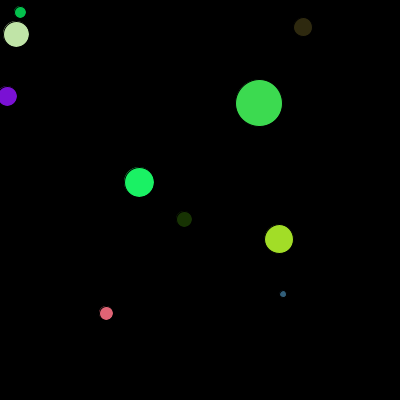
Frame 1 (no input)
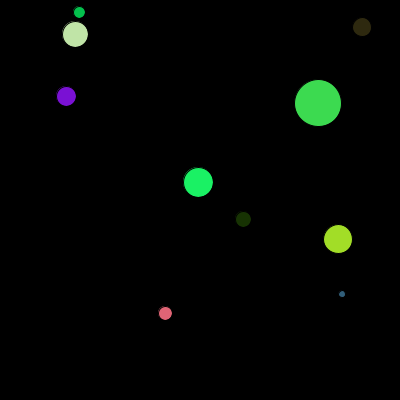
Frame 60 (the mouse pressed at the canvas centre just before this capture)
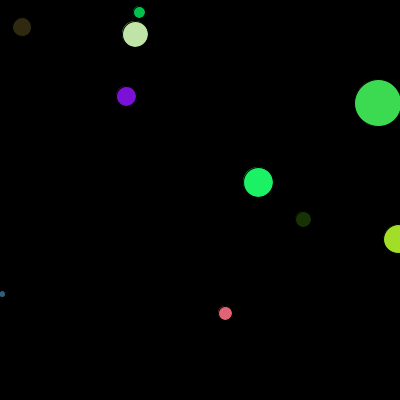
Frame 120 (the mouse held since frame 60 and released just before this capture)

The Processing sketch that drew these frames (run headless with seeded random() and noise(); from frame 60 on, the mouse is pressed at the canvas centre):

// Processing sketch: processing_142887
// ── processing_142887.pde

final int MAX_FIGURES = 10; 
 
Figure [ ] allFigures; 
 
void setup ( ) 
{ 
 size( 400, 400 ); 
 allFigures = initFigures( ); 
} 
 
void draw( ) 
{ 
 background( 0 ); 
 moveFigures( ); 
 drawFigures( ); 
} 
 
Figure [ ] initFigures( ) 
{ 
 Figure [ ] temp = new Figure[ MAX_FIGURES ] ; 
 
 for ( int i = 0; i < temp.length; i++) 
 { 
 int x = int( random( width ) ); 
 int y = int( random( height ) ); 
 int dim = int( random( 50 ) ); 
 int col = color( random( 255 ), 
 random( 255 ), 
 random( 255 ) ); 
 temp[i] = new Figure( x, y, dim, col ); 
 } 
 
 return temp; 
}

void moveFigures()
{
   for ( int i = 0; i < allFigures.length; i++) 
 { 
  allFigures[i].moveFigure();
 }
}

void drawFigures()
{
   for ( int i = 0; i < allFigures.length; i++) 
 { 
  allFigures[i].drawFigure();
 }
}

class Figure
{
 int x;
 int y;
 int dim;
 color col;
 
 Figure( int tx, int ty, int tdim, int tcol ) 
{ 
 x = tx; 
 y = ty; 
 dim = tdim; 
 col = tcol; 
} 

void  drawFigure()
  {
    fill(col);
    ellipse(x, y, dim, dim);
  }
  
void  moveFigure()
  {
    if(x < width)
    {
    x++;
    }
    
    if(x >= width)
    {
    x = 0;
    }
  }
  
}
